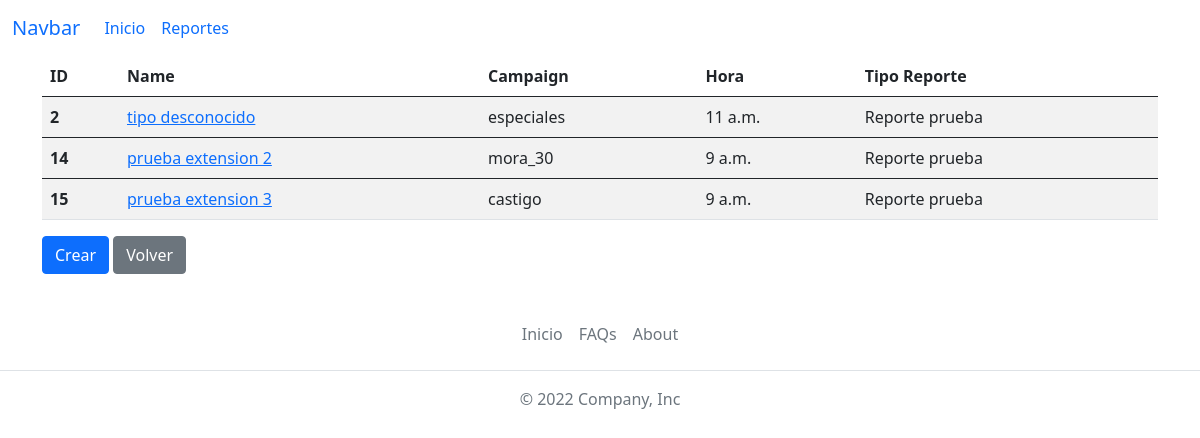
Before: /reportes/Reporte prueba with the older database file.
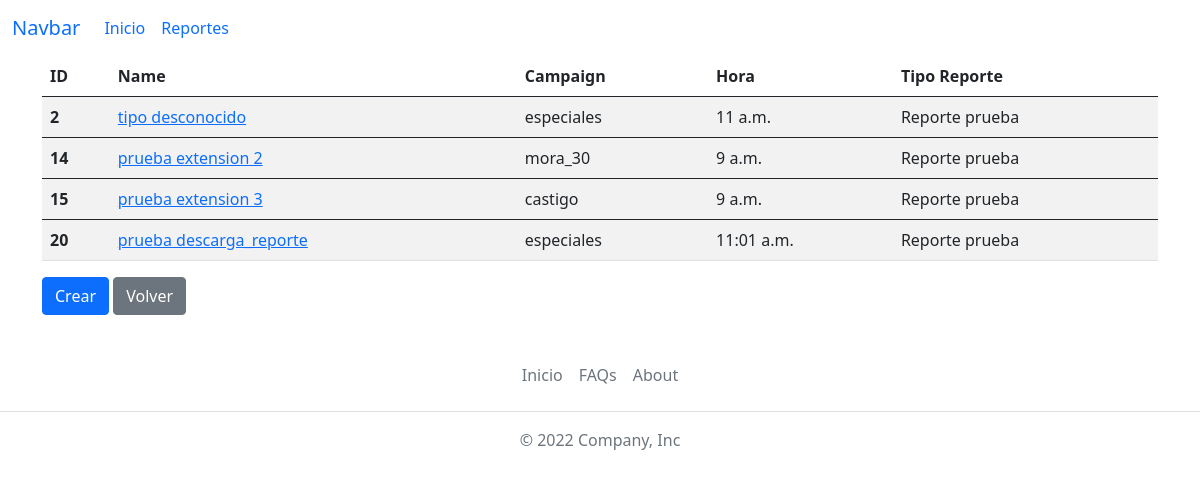
After: the same page with the newer database file.
### reportes/models.py (models this page shows, shortened)
class Reporte(models.Model):
    campaigns_list = (
        ('mora_30', 'MORA 30'),
        ('especiales', 'ESPECIALES'),
        ('castigo', 'CASTIGO'),
    )
    name = models.CharField(max_length=100)
    campaign = models.CharField(max_length=15, choices=campaigns_list)
    chats_file = models.FileField(upload_to='files/upload/chats/')
    numero_inicio = models.CharField(max_length=10)
    numero_final = models.CharField(max_length=10)
    hora = models.TimeField()
    report_type = models.ForeignKey(
        TipoReporte, on_delete=models.CASCADE, to_field='name')
    created_at = models.DateTimeField(auto_now_add=timezone.now)

class TipoReporte(models.Model):
    name = models.CharField(max_length=50, unique=True)
    created_at = models.DateTimeField(auto_now_add=timezone.now)
    def __str__(self):
        return self.name

### reportes/views.py (the view)
# urls.py: path('<str:tipo_reporte_name>', views.reporte, name='reporte'),
def reporte(request, tipo_reporte_name):
    reportes = models.Reporte.objects.filter(report_type=tipo_reporte_name)
    report_type = models.TipoReporte.objects.get(name=tipo_reporte_name)
    return render(
        request,
        'reportes.html',
        context={
            'reportes': reportes,
            'report_type': report_type,
        }
    )

### reportes/templates/reportes.html
{% extends 'base.html' %}
{% block content %}
<div class="container">
    <table class="table table-striped table-hover">
        <thead>
            <tr>
                <th scope="col">ID</th>
                <th scope="col">Name</th>
                <th scope="col">Campaign</th>
                <th scope="col">Hora</th>
                <th scope="col">Tipo Reporte</th>
            </tr>
        </thead>
        {% for reporte in reportes %}
        <tbody>
            <tr>
                <th scope="row">{{ reporte.id }}</th>
                <td>
                    <a class="icon-link" href="{% url 'reportes:reporte_detalle' report_type.name reporte.id %}">
                        {{ reporte.name }}
                    </a>
                </td>
                <td>{{ reporte.campaign }}</td>
                <td>{{ reporte.hora }}</td>
                <td>{{ reporte.report_type }}</td>
            </tr>
        </tbody>
        {% endfor %}
    </table>
    <a class="btn btn-primary" href="{% url 'reportes:crear' report_type.name %}" role="button">Crear</a>
    <a class="btn btn-secondary" href="{% url 'reportes:index' %}" role="button">Volver</a>
</div>
{% endblock %}

Changed rows visible on the page:
added Reporte: id "20", name "prueba descarga_reporte", campaign "especiales", hora "11:01 a.m.", report_type "Reporte prueba"
